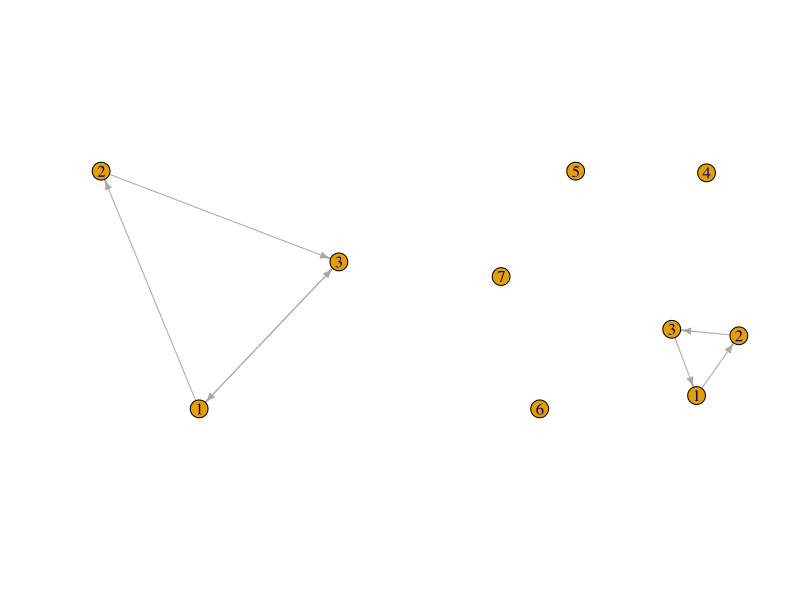
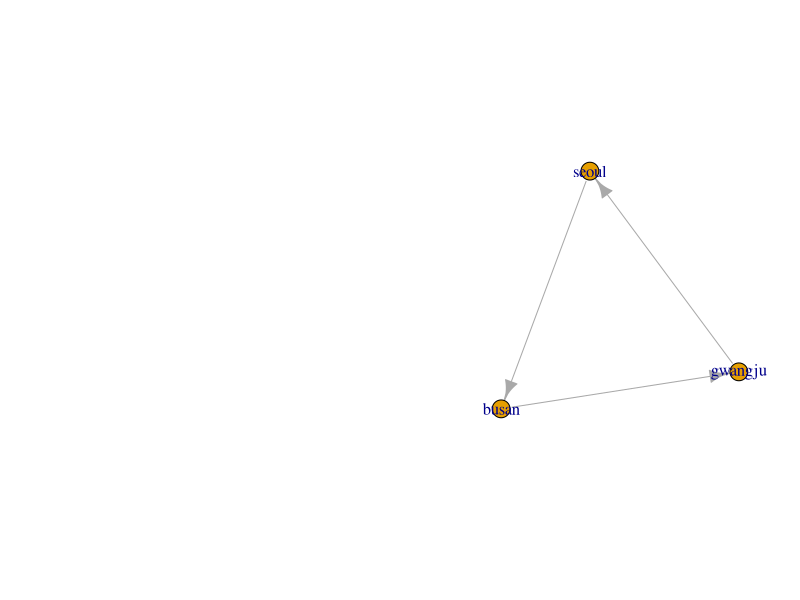
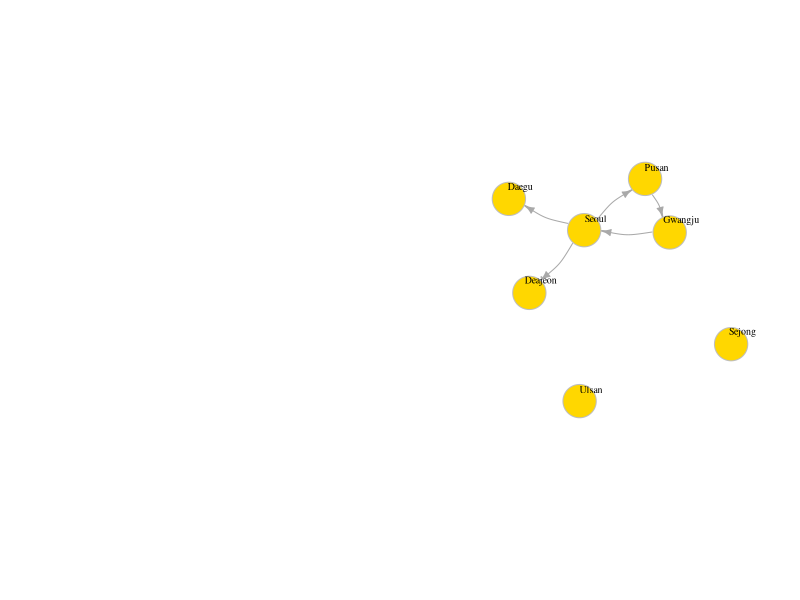
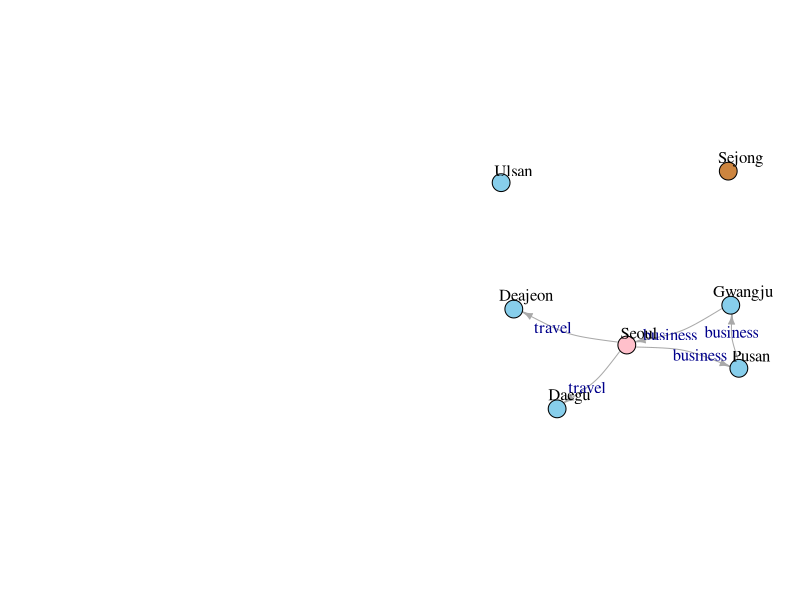
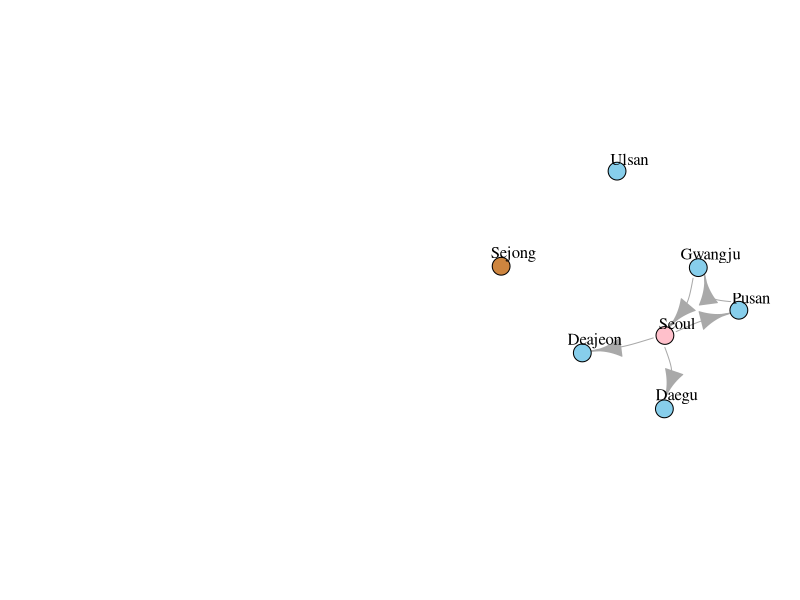
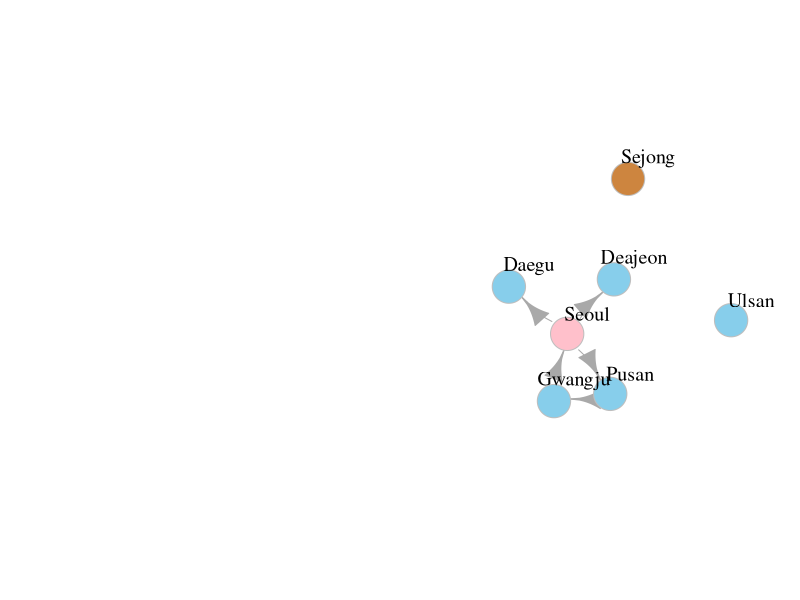
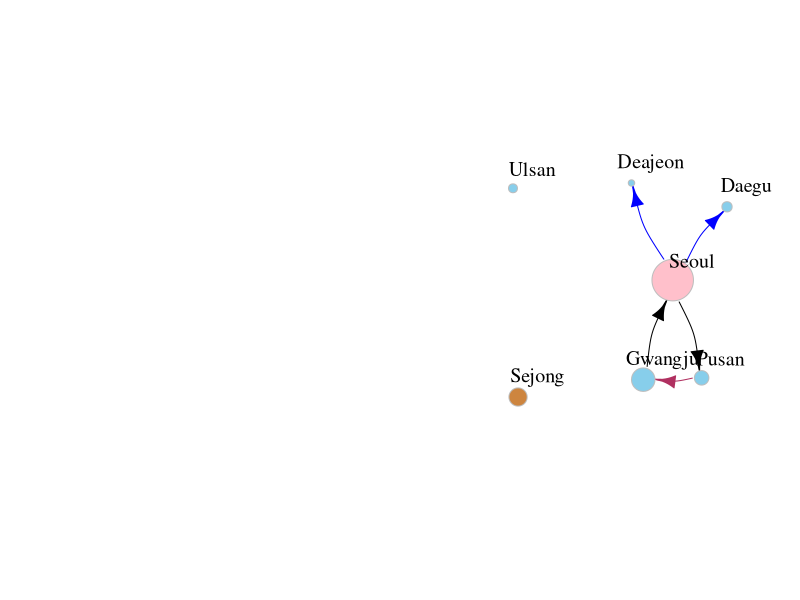
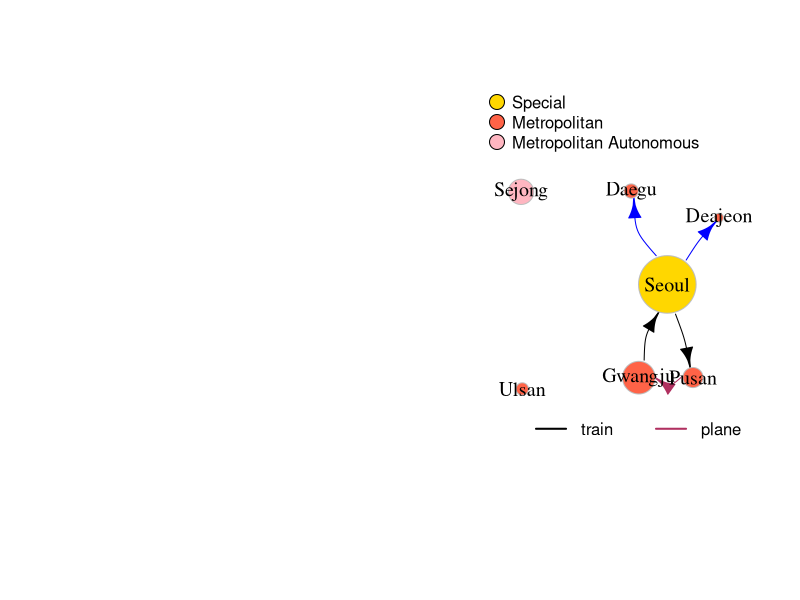

Source code (R) for these figures, in order:
#네트워크 그림
#어떤 개체간의 관계를 선으로 연결한 그림 
#igraph 패키지를 설치하여 구현
#네트워크 그림에서 개체들은 vertex로 표현되고 각 개체 사이엥 연결된 선은 edge로 정의

install.packages("igraph")
library(igraph)

#그림을 두개를 동시에 보여주기 위함 
#화면 2개로 나눔 : 1행에 2열(가로로 두개 보여짐)
split.screen(figs=c(1,2))

#첫번째 스크린에 그림 보여줌
screen(1)
#방향성 없음 
#1,2 / 2,3 / 3,1 연결하라
#n은 노드의 수
g1 <- graph(edges = c(1,2,2,3,3,1), n=3, directed = F)
plot(g1)

#두번째 스크린
screen(2)
#방향성 있음
g1 <- graph(edges = c(1,2,2,3,3,1), n=3, directed = T) 
plot(g1)

#네트워크 그림 -2 isolated points
split.screen(figs = c(1,2))

#양방향의 화살이 생김
screen(1)
g1 <- graph(edges = c(1,2, 2,3, 3,1, 1,3), n=3)
plot(g1, edge.arrow.size=0.5)

#n=7 개체가 7개인데 3개만 방향성을 넣음
screen(2)
g2 <- graph(edges = c(1,2, 2,3, 3,1), n=7)
plot(g2, edge.arrow.size=0.5)

#네트워크 그림 vertex이름
#이름이 적힌 순서에 따라 방향성이 정해짐 
#문자로도 가능
g3 <- graph(c("seoul", "busan","busan","gwangju","gwangju", "seoul"))
plot(g3)


#네트워크 그림 디자인 주기 
#edge.arrow.size: 화살표의 크기
#vertex.color: 노드의 색상을 지정
#vertex.size: 노드의 크기
#vertex.frame.color: 노드 테두리의 색상
#vertex.label.color: 노드 레이블의 색상
#vertex.label.cex: 노드 레이블의 크기
#vertex.label.dist: 노드 레이블의 거리를 지정
#edge.curved: 에지를 곡선으로 그리는 정도
g4<-graph(c("Seoul", "Pusan", "Pusan", "Gwangju", "Gwangju", "Seoul", "Seoul",
            "Daegu", "Seoul", "Deajeon"), isolates=c("Sejong", "Ulsan") )
plot(g4, edge.arrow.size=0.5, vertex.color="gold", vertex.size=30, 
     vertex.frame.color="gray", vertex.label.color="black",
     vertex.label.cex=0.6, vertex.label.dist=2,edge.curved = 0.2)

#네트워크 그림

#연결된 모양이 출력
#edge는 일종의 선으로 서로의 관계를 나타냄
E(g4) 
#vertex : 꼭지점이므로 꼭지점에 위차한 이름이 나옴

#새로운 변수 입력
V(g4)$name
V(g4)$Type <- c("Special", "Metropolitan", "Metropolitan","Metropolitan", "Metropolitan","Multi-functional Administrative","Metropolitan")
V(g4)$Pop <- c(9.7, 3.4, 5.5, 2.4, 1.5, 4.27, 2.1) 

#선이기 때문에 5개 
E(g4)$traffic_volume <- c(2.8, 4.5, 8.7, 5.64, 4.9)
E(g4)$traffic <- c('train','plane','train','highway','highway')
E(g4)$ttype <- c('business','business','business','travel','travel')

#vertex.label.dis : 레이블을 그릴 때 노드로부터의 거리를 지정
#첫 번째 노드는 "pink"로 설정, 두 번째부터 다섯 번째 노드까지는 "skyblue"로 설정
#여섯 번째 노드는 "peru"로 설정, 일곱 번째 노드는 다시 "skyblue"로 설정
#edge.label = 엣지 레이블 출력
plot(g4,edge.arrow.size=0.5, vertex.label.color="black",
     vertex.label.dist=2, 
     vertex.color=c("pink", rep("skyblue",4),"peru", "skyblue"),edge.curved=0.2,
     edge.label = E(g4)$ttype)


#네트워크 그림 -6 엣지커브 다르게 지정
plot(g4, edge.arrow.size=1.5, vertex.label.color="black", vertex.label.dist=2, 
     vertex.color=c( "pink",rep("skyblue",4),"peru","skyblue"),  edge.curved=c(0.1,0.9,0.3,0.4,0.1 ))

#네트워크 그림 vertex size
plot(g4, edge.arrow.size=1.5, vertex.size=30, vertex.frame.color="gray", 
     vertex.label.color="black", vertex.label.cex=1.2, vertex.label.dist=3.5, edge.curved=0.2, 
     vertex.color=c( "pink",rep("skyblue",4),"peru","skyblue") )

#네트워크 그림 -7 line color

te <- c('train','plane','train','highway','highway')
line.col <- ifelse(te=='train',1,ifelse(te=='plane',2,3))
colrs <- c("black","maroon","blue") #1,2,3

plot(g4,edge.color=colrs[line.col], vertex.size=V(g4)$Pop*4, 
     vertex.frame.color="gray", vertex.label.color="black",
     vertex.label.cex=1.2, vertex.label.dist=3.5, edge.curved=0.2, 
     vertex.color=c("pink",rep("skyblue",4),"peru","skyblue"))


# edge curve 지정 및 legend 추가, population 반영
line.curve<-c(0.1,0.9,0.3,0.4,0.1 )

mycolrs<-c( "gold",rep("tomato",4),"lightpink","tomato")
plot(g4, edge.color=colrs[line.col], vertex.size=V(g4)$Pop*6,	
     vertex.frame.color="gray", vertex.label.color="black",
     vertex.label.cex=1.2,edge.curved=line.curve,vertex.color=mycolrs )

legend('topleft', c("Special","Metropolitan","Metropolitan Autonomous"),
       pch=21, pt.bg=c("gold","tomato","lightpink"), pt.cex=2, bty="n", ncol=1)
legend(x=-1.0,y=-1.2,c('train','plane','highway'),lty=1,lwd=2,col=colrs,bty="n",ncol=3)


